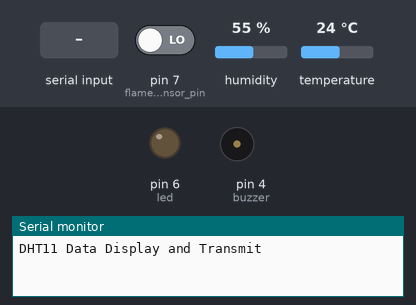
This sketch was run on a simulated Arduino Uno, built with avr-gcc and run on an emulated ATmega328P. On the bench: output pins drawn as LEDs (lit = HIGH), buzzer (waves = sounding, pin HIGH), the last lines printed to the serial monitor. The inputs (shaded band) are chosen by the test bench; at power-on: pin 7 (flame_sensor_pin) LOW, humidity 55 %, temperature 24 °C. The modem accepts every AT command (registered, SIM ready, sends succeed) and sends nothing else.

Above: at 4.8 s.
4.9 s: "1" received over the second serial link
At 23.4 s:
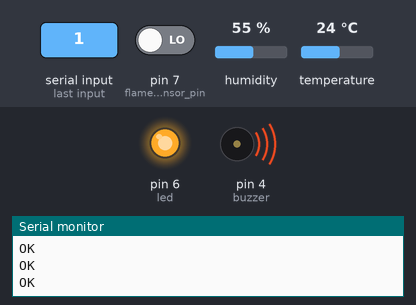
Timing chart, 0 to 24.5 s (numbered marks = the images above; inputs shaded):
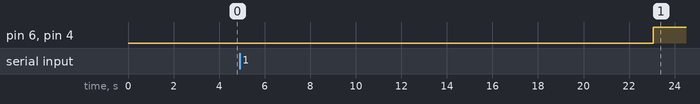

The sketch:

iot.ino
```cpp
#include <SoftwareSerial.h>
#include <dht.h>
#define dht_apin 8
#define DHTTYPE DHT11
int flame_sensor_pin = 7 ;
int flame_pin = HIGH ;
int buzzer = 4;
int led = 6;
int smoke = A1;

SoftwareSerial SIM900(9,10); //Sim900 ports (Rx,Tx)
dht DHT;

double t;
double f;
double g;
double h;

void setup()
{
  pinMode(buzzer, OUTPUT);
  pinMode(led, OUTPUT);
   pinMode(smoke, INPUT);
  Serial.begin(9600);
  SIM900.begin(9600);
  delay(1000);

  Serial.println("DHT11 Data Display and Transmit");
  delay(3000);

  SIM900.println("AT");
  printSIM900Data();

  SIM900.println("AT+CGATT=1");
  delay(1000);
  printSIM900Data();

  SIM900.println("AT+SAPBR=3,1,\"CONTYPE\",\"GPRS\"");
  delay(1000);
  printSIM900Data();

  SIM900.println("AT+SAPBR=3,1,\"APN\",\"airtelgprs.com\"");
  delay(2000);
  printSIM900Data();


  SIM900.println("AT+SAPBR=1,1");
  delay(2000);
  printSIM900Data();

  SIM900.println("AT+HTTPINIT");  //activating the http connection
  delay(2000);
  printSIM900Data();

  SIM900.println("AT+HTTPPARA=\"CID\",1");
  delay(2000);
  printSIM900Data();
  delay(1000);
}

void loop()
{
  tempdata();
  delay(1000);


  SIM900.print("AT+HTTPPARA=\"URL\",\"http://projectd4.000webhostapp.com/?");
  SIM900.print("temp=");
  SIM900.print(t);
  SIM900.print("&humidity=");
  SIM900.print(h);
  SIM900.print("&fire=");
  SIM900.print(f);
  SIM900.print("&gas=");
  SIM900.print(g);
  SIM900.println("\"");
  printSIM900Data();

  delay(15000);

  SIM900.println("AT+HTTPACTION=0");


}

void printSIM900Data()
{
    if(SIM900.available())
    Serial.println(SIM900.readString());

}

void tempdata()
{
   DHT.read11(dht_apin);
   h = DHT.humidity;
   t = DHT.temperature;
   int analogSensor = analogRead(smoke);
   g = analogSensor;

     if (g>170)
     {

      digitalWrite( buzzer,HIGH ) ;
     digitalWrite( led,HIGH ) ;
     }
     else
     {

         digitalWrite( buzzer,LOW ) ;
         digitalWrite( led,LOW ) ;
      }


   flame_pin = digitalRead ( flame_sensor_pin ) ;

     if (flame_pin == LOW )
     {

         f = LOW;

      digitalWrite( buzzer,HIGH ) ;
     digitalWrite( led,HIGH ) ;

     }
     else
     {

         f = HIGH;

      }

}
```

Measured:
- after the input at 4.9 s, pin 6 (led), pin 4 (buzzer): LOW → HIGH after 18.2 s instead of 17.3 s
